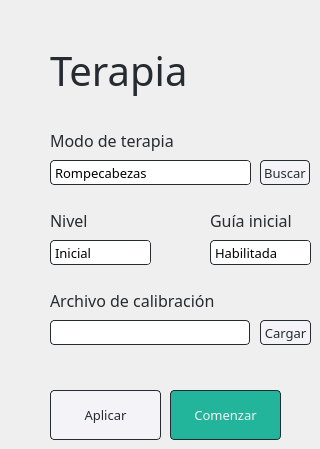
        <widget class="QWidget" name="terapia_pagina">
         <widget class="QComboBox" name="modo_terapia_opciones">
          <property name="geometry">
           <rect>
            <x>50</x>
            <y>160</y>
            <width>201</width>
            <height>25</height>
           </rect>
          </property>
          <property name="minimumSize">
           <size>
            <width>0</width>
            <height>25</height>
           </size>
          </property>
          <property name="maximumSize">
           <size>
            <width>16777215</width>
            <height>25</height>
           </size>
          </property>
          <property name="font">
           <font>
            <family>Gilroy-Regular</family>
            <pointsize>10</pointsize>
           </font>
          </property>
          <property name="styleSheet">
           <string notr="true">QComboBox {
background-color: rgb(255, 255, 255);
border-top-right-radius:4px;
border-top-left-radius:4px;
border-bottom-left-radius:4px;
border-bottom-right-radius:4px;
border-style: solid;
border-width:1px;
border-color:  rgb(38, 43, 50);
             }
 
QComboBox QAbstractItemView {
background-color: rgb(255, 255, 255);                   
border: 1px solid;
border-color:  rgb(38, 43, 50);
border-radius: 0px;
selection-background-color: rgb(35, 181, 156);}

QComboBox QAbstractItemView::item {min-height: 50px;}

QComboBox::drop-down {
				background-color: rgb(255, 255, 255);
				color:rgb(242,242,242);
                width: 32px;
                border-top-right-radius: 3px;
                border-bottom-right-radius: 3px;

             }
 
             QComboBox::down-arrow {
	image: url(:/icon/arrow.png);
                width: 14;
                height: 14;
             }
             </string>
          </property>
          <item>
           <property name="text">
            <string>Rompecabezas</string>
           </property>
          </item>
          <item>
           <property name="text">
            <string>Actividades</string>
           </property>
          </item>
          <item>
           <property name="text">
            <string>Palabras</string>
           </property>
          </item>
         </widget>
         <widget class="QLabel" name="terapia_titulo">
          <property name="geometry">
           <rect>
            <x>50</x>
            <y>40</y>
            <width>261</width>
            <height>61</height>
           </rect>
          </property>
          <property name="font">
           <font>
            <family>Gilroy Light</family>
            <pointsize>30</pointsize>
            <weight>50</weight>
            <bold>false</bold>
           </font>
          </property>
          <property name="styleSheet">
           <string notr="true">color:  rgb(38, 43, 50);</string>
          </property>
          <property name="text">
           <string>Terapia</string>
          </property>
          <property name="alignment">
           <set>Qt::AlignLeading|Qt::AlignLeft|Qt::AlignVCenter</set>
          </property>
          <property name="margin">
           <number>0</number>
          </property>
         </widget>
         <widget class="QPushButton" name="aplicar_terapia_boton">
          <property name="geometry">
           <rect>
            <x>50</x>
            <y>390</y>
            <width>111</width>
            <height>50</height>
           </rect>
          </property>
          <property name="minimumSize">
           <size>
            <width>111</width>
            <height>0</height>
           </size>
          </property>
          <property name="maximumSize">
           <size>
            <width>111</width>
            <height>16777215</height>
           </size>
          </property>
          <property name="font">
           <font>
            <family>Gilroy-Regular</family>
            <pointsize>10</pointsize>
           </font>
          </property>
          <property name="styleSheet">
           <string notr="true">QPushButton {
background-color: rgb(244, 244, 248);
color: rgb(38, 43, 50);
border-radius:4px;
border-style: solid;
border-width:1px;
border-color:  rgb(38, 43, 50);
}
QPushButton:hover{
border-radius:4px;
background-color: rgb(252, 252, 252);
color: rgb(38, 43, 50);
border-style: solid;
border-width:1px;
border-color:  rgb(38, 43, 50);
}</string>
          </property>
          <property name="text">
           <string>Aplicar</string>
          </property>
         </widget>
         <widget class="QLabel" name="archivo_calibracion_texto">
          <property name="geometry">
           <rect>
            <x>50</x>
            <y>290</y>
            <width>180</width>
            <height>21</height>
           </rect>
          </property>
          <property name="minimumSize">
           <size>
            <width>180</width>
            <height>0</height>
           </size>
          </property>
          <property name="maximumSize">
           <size>
            <width>180</width>
            <height>16777215</height>
           </size>
          </property>
          <property name="font">
           <font>
            <family>Gilroy-Regular</family>
            <pointsize>12</pointsize>
           </font>
          </property>
          <property name="styleSheet">
           <string notr="true">color: rgb(38, 43, 50);</string>
          </property>
          <property name="text">
           <string>Archivo de calibración</string>
          </property>
         </widget>
         <widget class="QPushButton" name="comenzar_terapia_boton">
          <property name="geometry">
           <rect>
            <x>170</x>
            <y>390</y>
            <width>111</width>
            <height>50</height>
           </rect>
          </property>
          <property name="minimumSize">
           <size>
            <width>111</width>
            <height>0</height>
           </size>
          </property>
          <property name="maximumSize">
           <size>
            <width>111</width>
            <height>16777215</height>
           </size>
          </property>
          <property name="font">
           <font>
            <family>Gilroy-Regular</family>
            <pointsize>10</pointsize>
           </font>
          </property>
          <property name="styleSheet">
           <string notr="true">QPushButton{
color: rgb(242, 242, 242);
border-radius:4px;
background-color: rgb(35, 181, 156);
border-style: solid;
border-width:1px;
border-color:  rgb(38, 43, 50);
}

QPushButton:hover{
background-color: rgb(47, 193, 165);
color: rgb(242, 242, 242);
border-radius:4px;
}

</string>
          </property>
          <property name="text">
           <string>Comenzar</string>
          </property>
         </widget>
         <widget class="QPushButton" name="archivo_calibracion_boton">
          <property name="geometry">
           <rect>
            <x>260</x>
            <y>320</y>
            <width>51</width>
            <height>25</height>
           </rect>
          </property>
          <property name="font">
           <font>
            <family>Gilroy-Regular</family>
            <pointsize>10</pointsize>
           </font>
          </property>
          <property name="styleSheet">
           <string notr="true">QPushButton {
background-color: rgb(244, 244, 248);
color: rgb(38, 43, 50);
border-radius:4px;
border-style: solid;
border-width:1px;
border-color:  rgb(38, 43, 50);
}
QPushButton:hover{
border-radius:4px;
background-color: rgb(252, 252, 252);
color: rgb(38, 43, 50);
border-style: solid;
border-width:1px;
border-color:  rgb(38, 43, 50);
}</string>
          </property>
          <property name="text">
           <string>Cargar</string>
          </property>
         </widget>
         <widget class="QLabel" name="modo_terapia_texto">
          <property name="geometry">
           <rect>
            <x>50</x>
            <y>130</y>
            <width>250</width>
            <height>21</height>
           </rect>
          </property>
          <property name="minimumSize">
           <size>
            <width>250</width>
            <height>0</height>
           </size>
          </property>
          <property name="maximumSize">
           <size>
            <width>250</width>
            <height>16777215</height>
           </size>
          </property>
          <property name="font">
           <font>
            <family>Gilroy-Regular</family>
            <pointsize>12</pointsize>
            <weight>50</weight>
            <bold>false</bold>
           </font>
          </property>
          <property name="styleSheet">
           <string notr="true">color: rgb(38, 43, 50);</string>
          </property>
          <property name="text">
           <string>Modo de terapia</string>
          </property>
         </widget>
         <widget class="QLabel" name="nivel_texto">
          <property name="geometry">
           <rect>
            <x>50</x>
            <y>210</y>
            <width>100</width>
            <height>21</height>
           </rect>
          </property>
          <property name="minimumSize">
           <size>
            <width>100</width>
            <height>0</height>
           </size>
          </property>
          <property name="maximumSize">
           <size>
            <width>250</width>
            <height>16777215</height>
           </size>
          </property>
          <property name="font">
           <font>
            <family>Gilroy-Regular</family>
            <pointsize>12</pointsize>
            <weight>50</weight>
            <bold>false</bold>
           </font>
          </property>
          <property name="toolTip">
           <string/>
          </property>
          <property name="toolTipDuration">
           <number>-1</number>
          </property>
          <property name="statusTip">
           <string/>
          </property>
          <property name="whatsThis">
           <string/>
          </property>
          <property name="styleSheet">
           <string notr="true">color: rgb(38, 43, 50);</string>
          </property>
          <property name="text">
           <string>Nivel</string>
          </property>
         </widget>
         <widget class="QComboBox" name="nivel_opciones">
          <property name="geometry">
           <rect>
            <x>50</x>
            <y>240</y>
            <width>101</width>
            <height>25</height>
           </rect>
          </property>
          <property name="minimumSize">
           <size>
            <width>0</width>
            <height>25</height>
           </size>
          </property>
          <property name="maximumSize">
           <size>
            <width>16777215</width>
            <height>25</height>
           </size>
          </property>
          <property name="font">
           <font>
            <family>Gilroy-Regular</family>
            <pointsize>10</pointsize>
           </font>
          </property>
          <property name="styleSheet">
           <string notr="true">QComboBox {
background-color: rgb(255, 255, 255);
border-radius:4px;
border-style: solid;
border-width:1px;
border-color:  rgb(38, 43, 50);
             }
 
QComboBox QAbstractItemView { background-color: rgb(255, 255, 255); }

QComboBox::drop-down {
				background-color: rgb(255, 255, 255);
				color:rgb(242,242,242);
                width: 32px;
                border-top-right-radius: 3px;
                border-bottom-right-radius: 3px;

             }
 
             QComboBox::down-arrow {
	image: url(:/icon/arrow.png);
                width: 14;
                height: 14;
             }
             </string>
          </property>
          <item>
           <property name="text">
            <string>Inicial</string>
           </property>
          </item>
          <item>
           <property name="text">
            <string>Intermedio</string>
           </property>
          </item>
          <item>
           <property name="text">
            <string>Avanzado</string>
           </property>
          </item>
         </widget>
         <widget class="QPushButton" name="modo_terapia_boton">
          <property name="geometry">
           <rect>
            <x>260</x>
            <y>160</y>
            <width>50</width>
            <height>25</height>
           </rect>
          </property>
          <property name="minimumSize">
           <size>
            <width>50</width>
            <height>25</height>
           </size>
          </property>
          <property name="maximumSize">
           <size>
            <width>50</width>
            <height>25</height>
           </size>
          </property>
          <property name="font">
           <font>
            <family>Gilroy-Regular</family>
            <pointsize>10</pointsize>
           </font>
          </property>
          <property name="styleSheet">
           <string notr="true">QPushButton {
background-color: rgb(244, 244, 248);
color: rgb(38, 43, 50);
border-radius:4px;
border-style: solid;
border-width:1px;
border-color:  rgb(38, 43, 50);
}
QPushButton:hover{
border-radius:4px;
background-color: rgb(252, 252, 252);
color: rgb(38, 43, 50);
border-style: solid;
border-width:1px;
border-color:  rgb(38, 43, 50);
}</string>
          </property>
          <property name="text">
           <string>Buscar</string>
          </property>
         </widget>
         <widget class="QLineEdit" name="archivo_calibracion_entrada">
          <property name="geometry">
           <rect>
            <x>50</x>
            <y>320</y>
            <width>200</width>
            <height>25</height>
           </rect>
          </property>
          <property name="minimumSize">
           <size>
            <width>0</width>
            <height>25</height>
           </size>
          </property>
          <property name="maximumSize">
           <size>
            <width>200</width>
            <height>25</height>
           </size>
          </property>
          <property name="font">
           <font>
            <family>Roboto</family>
           </font>
          </property>
          <property name="styleSheet">
           <string notr="true">background-color: rgb(255, 255, 255);
border-radius:4px;
border-style: solid;
border-width:1px;
border-color:  rgb(38, 43, 50);</string>
          </property>
          <property name="text">
           <string/>
          </property>
          <property name="alignment">
           <set>Qt::AlignCenter</set>
          </property>
          <property name="readOnly">
           <bool>true</bool>
          </property>
          <property name="placeholderText">
           <string/>
          </property>
          <property name="clearButtonEnabled">
           <bool>false</bool>
          </property>
         </widget>
         <widget class="QLabel" name="guia_inicial_texto">
          <property name="geometry">
           <rect>
            <x>210</x>
            <y>210</y>
            <width>100</width>
            <height>21</height>
           </rect>
          </property>
          <property name="minimumSize">
           <size>
            <width>100</width>
            <height>0</height>
           </size>
          </property>
          <property name="maximumSize">
           <size>
            <width>250</width>
            <height>16777215</height>
           </size>
          </property>
          <property name="font">
           <font>
            <family>Gilroy-Regular</family>
            <pointsize>12</pointsize>
            <weight>50</weight>
            <bold>false</bold>
           </font>
          </property>
          <property name="toolTip">
           <string/>
          </property>
          <property name="toolTipDuration">
           <number>-1</number>
          </property>
          <property name="statusTip">
           <string/>
          </property>
          <property name="whatsThis">
           <string/>
          </property>
          <property name="styleSheet">
           <string notr="true">color: rgb(38, 43, 50);</string>
          </property>
          <property name="text">
           <string>Guía inicial</string>
          </property>
         </widget>
         <widget class="QComboBox" name="guia_inicial_opciones">
          <property name="geometry">
           <rect>
            <x>210</x>
            <y>240</y>
            <width>101</width>
            <height>25</height>
           </rect>
          </property>
          <property name="minimumSize">
           <size>
            <width>0</width>
            <height>25</height>
           </size>
          </property>
          <property name="maximumSize">
           <size>
            <width>16777215</width>
            <height>25</height>
           </size>
          </property>
          <property name="font">
           <font>
            <family>Gilroy-Regular</family>
            <pointsize>10</pointsize>
           </font>
          </property>
          <property name="styleSheet">
           <string notr="true">QComboBox {
background-color: rgb(255, 255, 255);
border-radius:4px;
border-style: solid;
border-width:1px;
border-color:  rgb(38, 43, 50);
             }
 
QComboBox QAbstractItemView { background-color: rgb(255, 255, 255); }

QComboBox::drop-down {
				background-color: rgb(255, 255, 255);
				color:rgb(242,242,242);
                width: 32px;
                border-top-right-radius: 3px;
                border-bottom-right-radius: 3px;

             }
 
             QComboBox::down-arrow {
	image: url(:/icon/arrow.png);
                width: 14;
                height: 14;
             }
             </string>
          </property>
          <item>
           <property name="text">
            <string>Habilitada</string>
           </property>
          </item>
          <item>
           <property name="text">
            <string>Deshabilitada</string>
           </property>
          </item>
         </widget>
        </widget>
